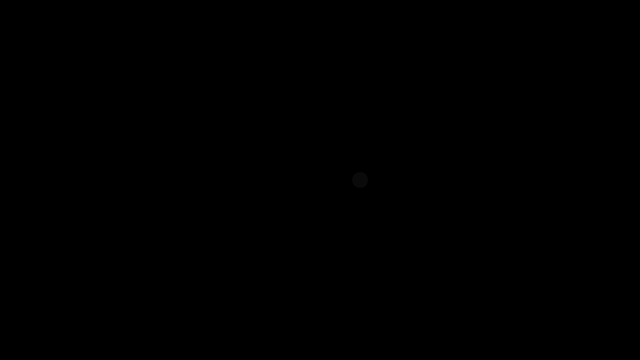
Frame 1 (no input)
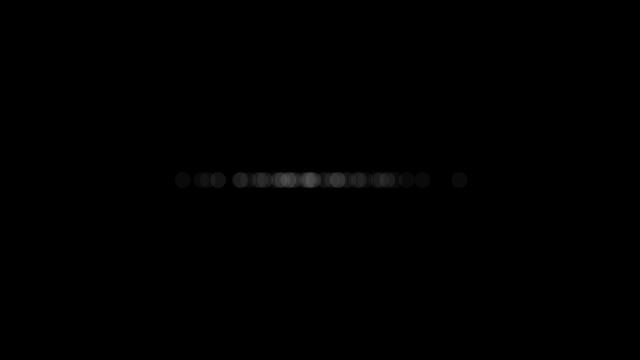
Frame 60 (no input)
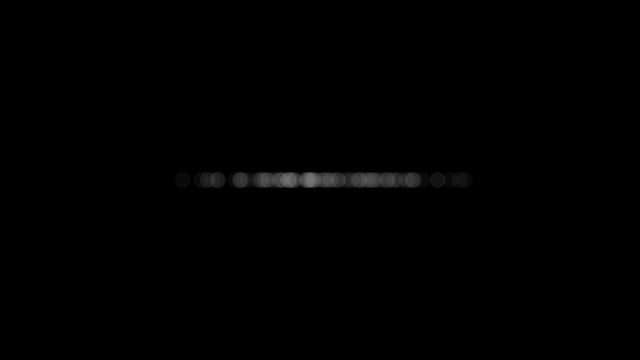
Frame 120 (the mouse pressed at the canvas centre since frame 60)

The p5.js sketch that drew these frames (run headless with seeded random() and noise() and a simulated clock; from frame 60 on, the mouse is pressed at the canvas centre):

// p5.js sketch
// ── sketch.js

function setup() {
  createCanvas(640, 360);
  background(0);
}

function draw() {
  let num = randomGaussian(),
      sd = 60,
      mean = 320;

  let x = sd * num + mean;

  noStroke();
  fill(255,10);
  ellipse(x, 180, 16, 16);
  
}
